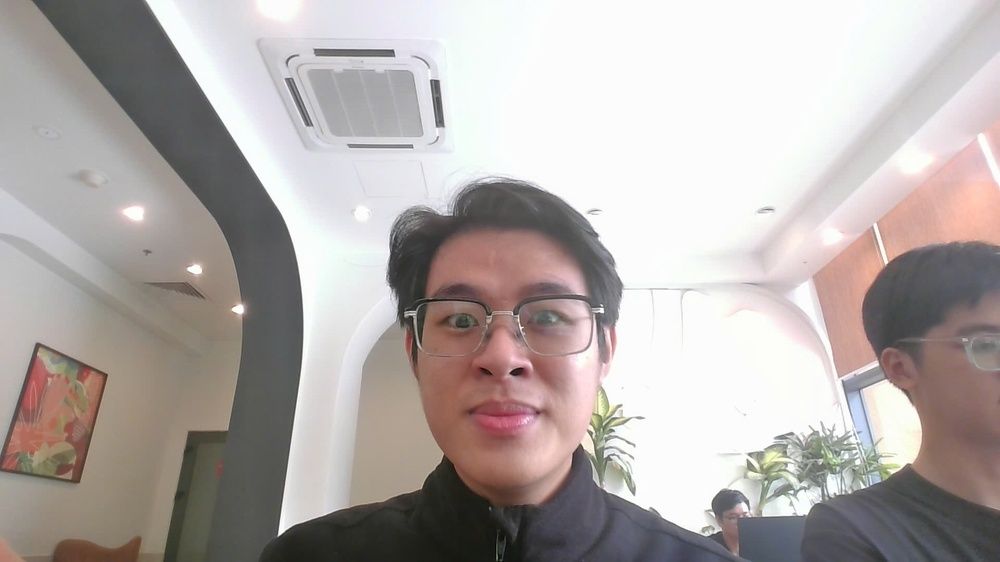
#> input picture thuan.jpg, 1000 x 562 px, shrunk from 1920 x 1080 before the run
$ jupyter execute SVD_Image_Compression.ipynb
#> lines starting #> are read from the running program, lines starting #| are printed output that depends on the picture
[cell 1]
# Import all needed libraries
import os
import numpy as np
import warnings
import pandas as pd
import matplotlib.pyplot as plt
from PIL import Image
import math
try:
    import sklearn
    from sklearn.utils.extmath import randomized_svd as sklearn_randomized_svd
    SKLEARN_INSTALLED = True
except ImportError:
    warnings.warn("sklearn is not installed. Please install it to use SVD functions. ")

[cell 2]
def process_svd(image_path):
#> called with image_path = './thuan.jpg'
    if not os.path.exists(image_path):
        print(f"Lỗi: Không tìm thấy file '{image_path}'")
        return None, None, None, None

    # Load ảnh và chuyển sang Grayscale (L)
    img_obj = Image.open(image_path).convert('L')
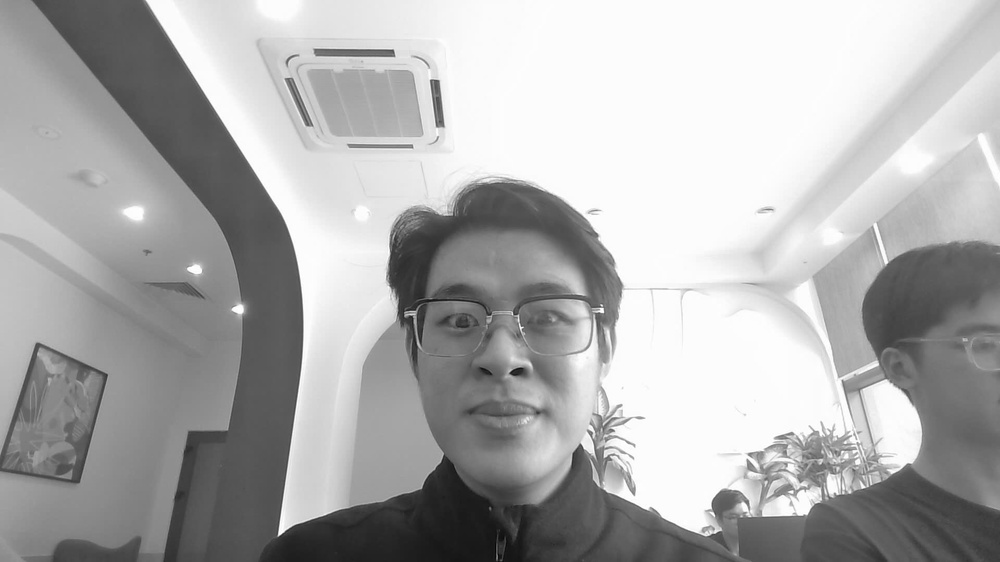
#> img_obj: PIL image 1000x562 L; min 4, max 255, mean 174
    img_gray = np.array(img_obj)

    # Tính SVD
    # U: (h, h), S: vector singular values, Vt: (w, w)
    U, S, Vt = np.linalg.svd(img_gray, full_matrices=False)
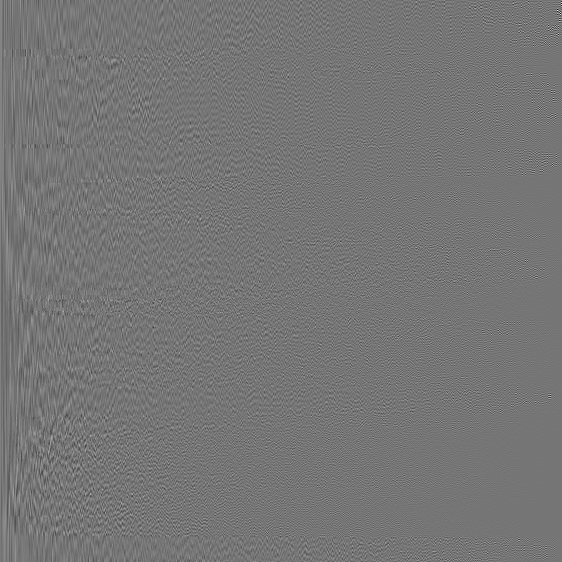
#> U: shape (562, 562) float64; min -0.446, max 0.519, mean 8.45e-05; drawn with min black and max white
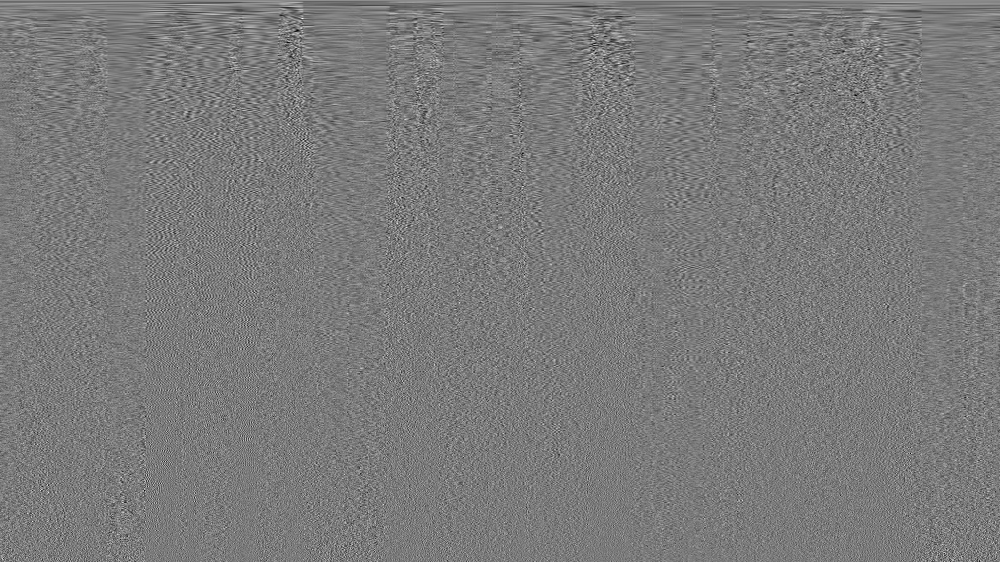
#> Vt: shape (562, 1000) float64; min -0.208, max 0.223, mean 7.32e-05; drawn with min black and max white
#> S = 562 values, max 136145.8 at index 0, min 3.24 at index 561, mean 618.9

    return img_gray, U, S, Vt

[cell 3]
def plot_analysis_dashboard(img_gray, S):
    height, width = img_gray.shape

    # Tính năng lượng tích lũy
    singular_values_squared = S ** 2
    total_energy = np.sum(singular_values_squared)
    cumulative_energy = np.cumsum(singular_values_squared) / total_energy
    k_values = np.arange(len(S))

    fig, axes = plt.subplots(1, 3, figsize=(18, 5))

    # a) Ảnh gốc
    axes[0].imshow(img_gray, cmap='gray')
    axes[0].set_title(f"a) Original Image\n{width}x{height}")
    axes[0].axis('off')

    # b) Singular Values (Log Scale)
    axes[1].semilogy(k_values, S, 'b-', linewidth=1.5)
    axes[1].set_title(r"b) Singular Values $\sigma_k$ (Log Scale)")
    axes[1].set_xlabel(r"$k$ (Rank)")
    axes[1].set_ylabel(r"$\sigma_k$")
    axes[1].grid(True, which="both", ls="-", alpha=0.5)

    # c) Cumulative Energy
    axes[2].plot(k_values, cumulative_energy, 'b-', linewidth=1.5)
    axes[2].set_title(r"c) Cumulative Energy")
    axes[2].set_xlabel(r"$k$ (Rank)")
    axes[2].set_ylabel("Retained Info (0.0 - 1.0)")
    axes[2].grid(True, which="both", ls="-", alpha=0.5)

    # Đánh dấu điểm k=200 nếu có
    if len(S) > 200:
        val_200 = cumulative_energy[200]
        axes[2].axvline(x=200, color='r', linestyle='--', alpha=0.7)
        axes[2].plot(200, val_200, 'ro')
        axes[2].text(220, val_200 - 0.05, f"{val_200*100:.1f}%", color='r', fontweight='bold')

    plt.tight_layout()
    plt.show()

[cell 4]
def reconstruct_and_compare(img_gray, U, S, Vt, k_list):
    n_imgs = len(k_list) + 1
    height, width = img_gray.shape

    fig, axes = plt.subplots(1, n_imgs, figsize=(4 * n_imgs, 6))

    # Ảnh gốc
    axes[0].imshow(img_gray, cmap='gray')
    axes[0].set_title("Original\nFull Rank")
    axes[0].axis('off')

    # List lưu dữ liệu bảng
    stats_data = []

    for i, k in enumerate(k_list):
        # 1. Tái tạo
        recon_img = np.dot(U[:, :k], np.dot(np.diag(S[:k]), Vt[:k, :]))

        # 2. Tính chỉ số
        # Error Frobenius
        diff_norm = np.linalg.norm(img_gray - recon_img)
        orig_norm = np.linalg.norm(img_gray)
        error_percent = (diff_norm / orig_norm) * 100

        # Tỷ lệ nén
        original_size = height * width
        compressed_size = k * (height + width + 1)
        ratio = original_size / compressed_size

        # Lưu vào data
        stats_data.append({
            "k (Rank)": k,
            "Error (%)": f"{error_percent:.2f}",
            "Ratio": f"{ratio:.1f}x",
            "Info Retained": f"{(100 - error_percent):.2f}%"
        })

        # 3. Hiển thị ảnh
        axes[i+1].imshow(recon_img, cmap='gray')
        axes[i+1].set_title(f"k={k}", fontweight='bold', color='darkred')
        axes[i+1].set_xlabel(f"Err: {error_percent:.2f}% | Ratio: {ratio:.1f}x")
        axes[i+1].set_xticks([])
        axes[i+1].set_yticks([])

    plt.tight_layout()
    plt.show()

    # --- IN BẢNG (FIXED: Dùng Pandas thuần, không cần tabulate) ---
    print("\n" + "="*55)
    print(" BẢNG TỔNG HỢP KẾT QUẢ SVD ")
    print("="*55)
    df = pd.DataFrame(stats_data)

    # Nếu chạy trên Jupyter, lệnh display(df) sẽ in bảng đẹp HTML
    try:
        from IPython.display import display
        display(df)
    except:
        # Nếu không thì in text thường
        print(df.to_string(index=False))
    print("="*55 + "\n")

[cell 5]
path = "./thuan.jpg"  # Đổi tên ảnh

# Bước 1: Tính toán
img_gray, U, S, Vt = process_svd(path)

if img_gray is not None:
    # Bước 2: Vẽ 3 biểu đồ phân tích
    print(">>> 1. Phân tích phổ năng lượng (SVD Spectrum):")
    plot_analysis_dashboard(img_gray, S)
#> in plot_analysis_dashboard, `singular_values_squared = S ** 2`: singular_values_squared = 562 values, max 1.85e+10 at index 0, min 10.48 at index 561, mean 34780914.7
#> in plot_analysis_dashboard, `total_energy = np.sum(singular_values_squared)`: total_energy = 1.95e+10
#> in plot_analysis_dashboard, `cumulative_energy = np.cumsum(singular_values_squared) / total_energy`: cumulative_energy = 562 values from 0.948 to 1
#> in plot_analysis_dashboard, `k_values = np.arange(len(S))`: k_values = 562 values from 0 to 561
#> in plot_analysis_dashboard, `val_200 = cumulative_energy[200]`: val_200 = 1
#> in plot_analysis_dashboard, `plt.show()`:
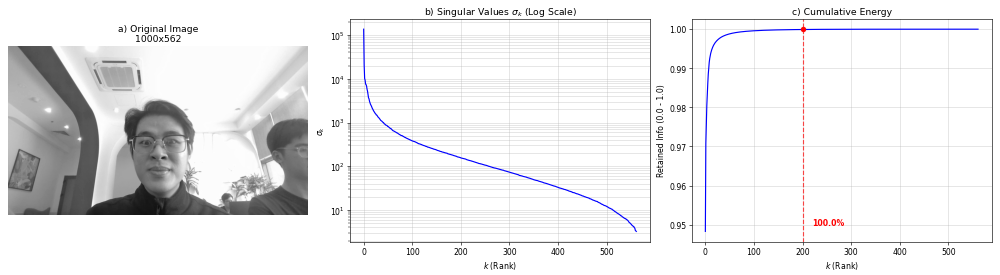
#> figure drawn by matplotlib, 3 panels; panel 2: curve peaks at x = 0, y = 136145.8; panel 3: curve peaks at x = 561, y = 1

    # Bước 3: Tái tạo và xem bảng số liệu
    # K đã chỉnh về mức hợp lý cho ảnh chân dung
    my_k = [5, 20, 50, 100]
    print(f">>> 2. Kết quả nén ở các mức k={my_k}:")
    reconstruct_and_compare(img_gray, U, S, Vt, my_k)
#> the loop in reconstruct_and_compare, `for i, k in enumerate(k_list):` made 4 passes
#> (diff_norm, error_percent) on passes 1 to 4: (18020.7, 12.89), (8462.1, 6.05), (4897, 3.5), (2840.7, 2.03)
#> pass 1, in reconstruct_and_compare, `recon_img = np.dot(U[:, :k], np.dot(np.diag(S[:k]), Vt[:k, :]))`:
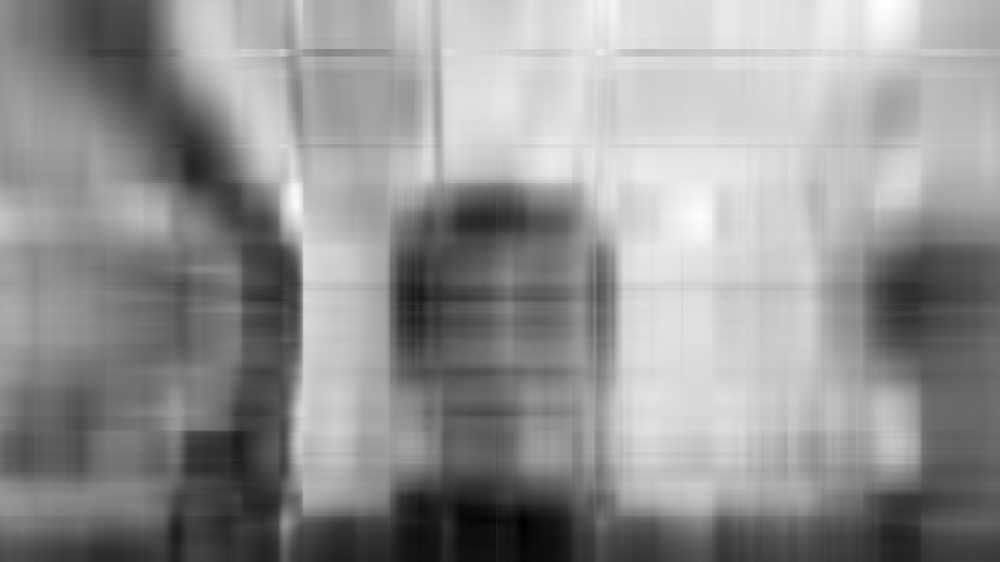
#> recon_img: shape (562, 1000) float64; min 12.25, max 292.6, mean 173.9; drawn with min black and max white
#> pass 2, in reconstruct_and_compare, `recon_img = np.dot(U[:, :k], np.dot(np.diag(S[:k]), Vt[:k, :]))`:
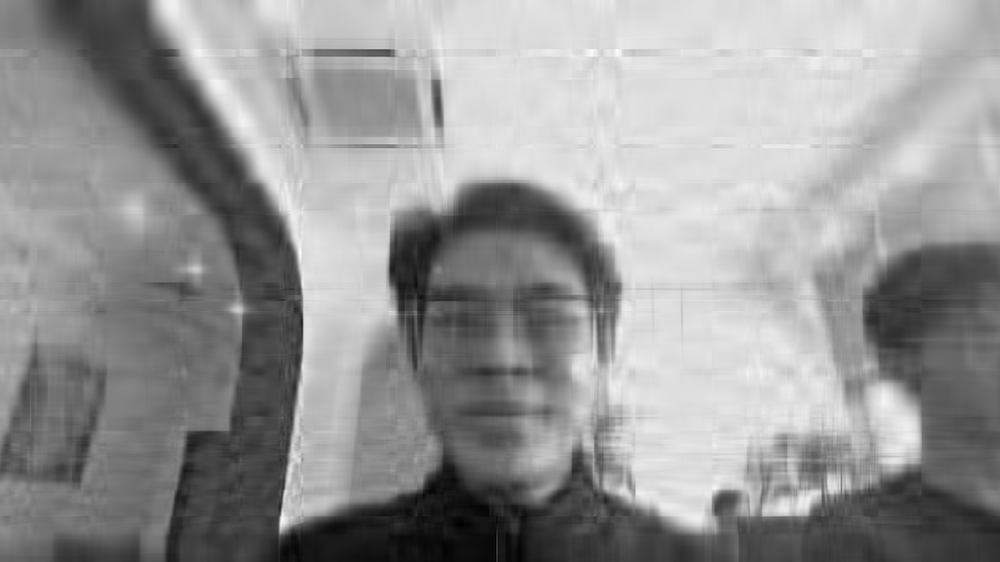
#> recon_img: shape (562, 1000) float64; min 12.26, max 287.3, mean 174; drawn with min black and max white
#> pass 3, in reconstruct_and_compare, `recon_img = np.dot(U[:, :k], np.dot(np.diag(S[:k]), Vt[:k, :]))`:
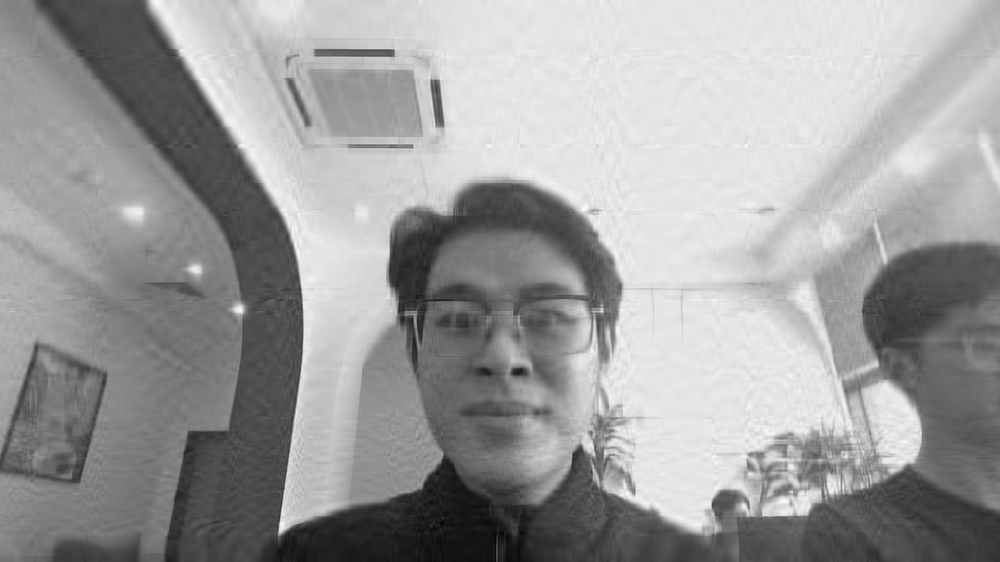
#> recon_img: shape (562, 1000) float64; min 3.54, max 279.7, mean 174; drawn with min black and max white
#> after the loop in reconstruct_and_compare, `for i, k in enumerate(k_list):`: stats_data = 4 items
#> in reconstruct_and_compare, `plt.show()`:
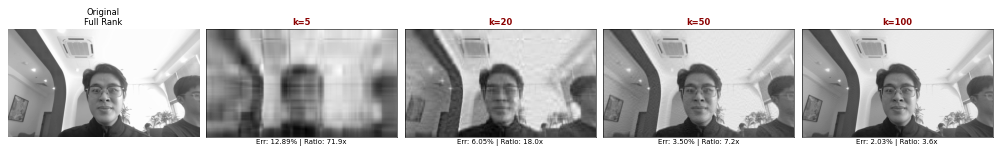
#> figure drawn by matplotlib, 5 panels
#> in reconstruct_and_compare, `df = pd.DataFrame(stats_data)`: df = table of 4 rows and 4 columns
